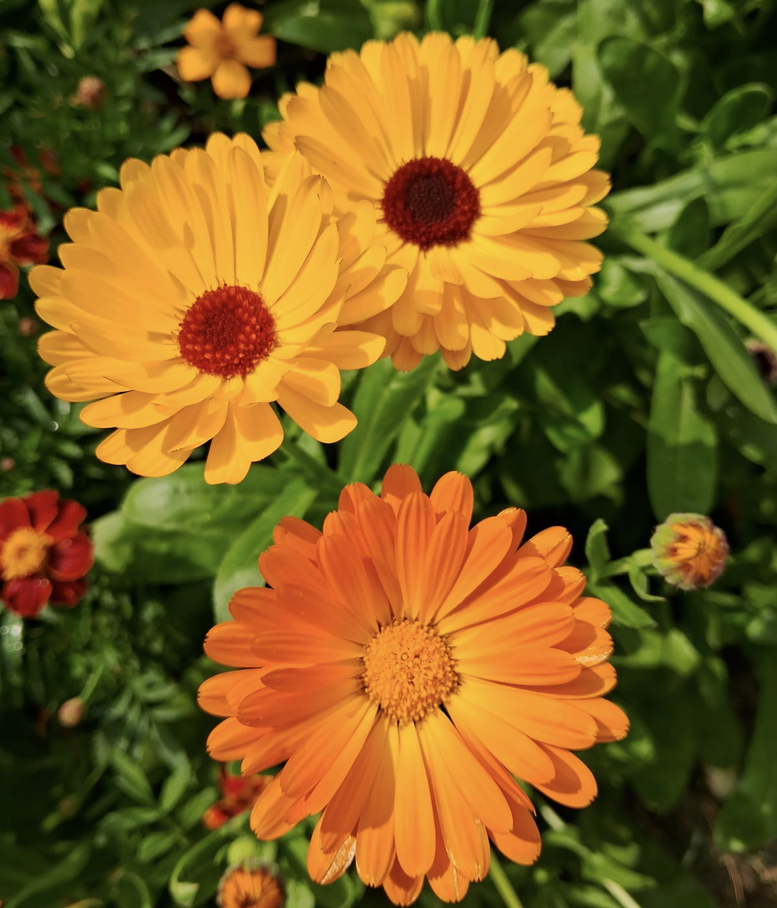
#> input picture images/flower.png, 777 x 908 px, shrunk from 1112 x 1300 before the run, found by its file name
$ python Adaptive_histogram_equilization.py
#> lines starting #> are read from the running program, lines starting #| are printed output that depends on the picture
import cv2
import numpy as np
import matplotlib.pyplot as plt

def adaptive_histogram_equalization(img, n_parts=8):
    """
    Perform Adaptive Histogram Equalization (AHE) with bilinear interpolation,
    dividing the image into 'n_parts' total regions (approx).

    Parameters:
        img (numpy.ndarray): Input grayscale image (0–255)
        n_parts (int): Approximate total number of regions (tiles)

    Returns:
        numpy.ndarray: AHE enhanced image
    """
    img = img.astype(np.float32)
    h, w = img.shape

    # Determine tile grid based on desired number of parts
    # Example: 8 parts → 2 x 4 grid
    n_tiles_y = int(np.sqrt(n_parts / (w / h)))
    n_tiles_x = int(n_parts / n_tiles_y)

    tile_h = h // n_tiles_y
    tile_w = w // n_tiles_x

    eq_tiles = np.zeros((n_tiles_y, n_tiles_x, 256), dtype=np.float32)

    # Step 1: Compute equalization per tile
    for ty in range(n_tiles_y):
        for tx in range(n_tiles_x):
            y1 = ty * tile_h
            y2 = (ty + 1) * tile_h if ty < n_tiles_y - 1 else h
            x1 = tx * tile_w
            x2 = (tx + 1) * tile_w if tx < n_tiles_x - 1 else w

            tile = img[y1:y2, x1:x2].astype(np.uint8)
            hist, _ = np.histogram(tile.flatten(), bins=256, range=(0, 256))
            cdf = hist.cumsum()
            cdf = cdf / cdf[-1]  # normalize
            eq_tiles[ty, tx, :] = cdf

    # Step 2: Bilinear interpolation between tiles
    result = np.zeros_like(img)

    for y in range(h):
        for x in range(w):
            ty = y / tile_h - 0.5
            tx = x / tile_w - 0.5

            ty1 = int(np.floor(ty))
            tx1 = int(np.floor(tx))
            ty2 = ty1 + 1
            tx2 = tx1 + 1

            # Clamp
            ty1 = np.clip(ty1, 0, n_tiles_y - 1)
            tx1 = np.clip(tx1, 0, n_tiles_x - 1)
            ty2 = np.clip(ty2, 0, n_tiles_y - 1)
            tx2 = np.clip(tx2, 0, n_tiles_x - 1)

            dy = ty - ty1
            dx = tx - tx1

            pixel_val = int(img[y, x])

            # Interpolate
            cdf_tl = eq_tiles[ty1, tx1, pixel_val]
            cdf_tr = eq_tiles[ty1, tx2, pixel_val]
            cdf_bl = eq_tiles[ty2, tx1, pixel_val]
            cdf_br = eq_tiles[ty2, tx2, pixel_val]

            top = (1 - dx) * cdf_tl + dx * cdf_tr
            bottom = (1 - dx) * cdf_bl + dx * cdf_br
            cdf_val = (1 - dy) * top + dy * bottom

            result[y, x] = cdf_val * 255.0

    return result.astype(np.uint8)


# ------------------ MAIN SCRIPT ------------------

# Load image in grayscale
img = cv2.imread('/Users/akhi/Desktop/DIP/images/flower.png', cv2.IMREAD_GRAYSCALE)
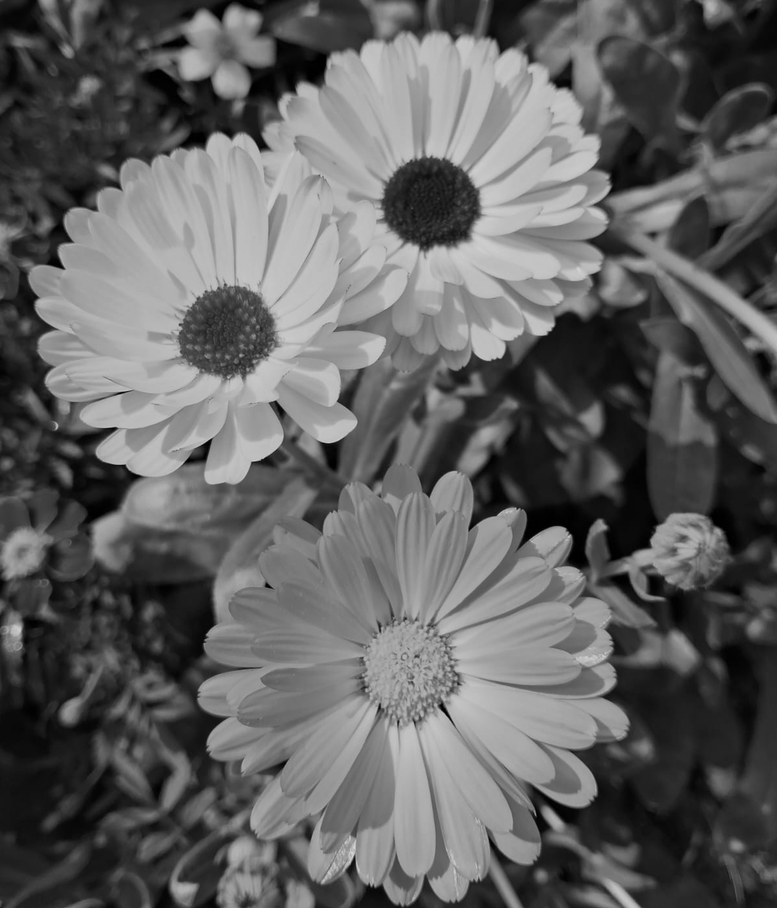
#> img: shape (908, 777); min 0, max 215, mean 97.1
if img is None:
    raise FileNotFoundError("Image not found! Please check the path.")

# Apply custom AHE dividing into 8 parts
ahe_img = adaptive_histogram_equalization(img, n_parts=64)
#> after the loop in adaptive_histogram_equalization, `for y in range(h):`:
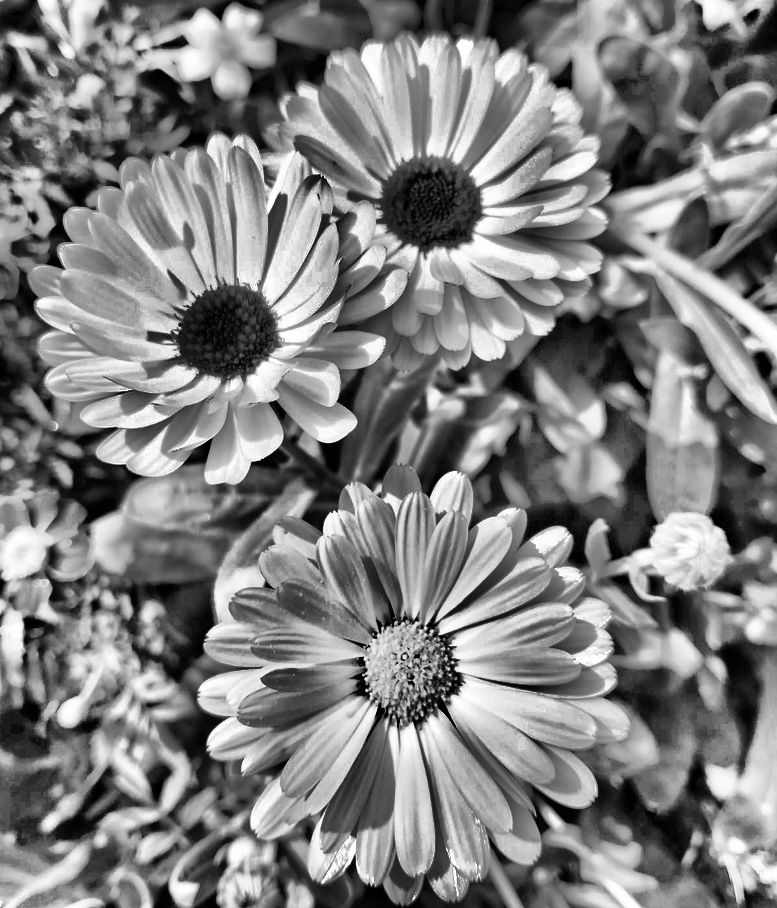
#> result: shape (908, 777) float32; min 0.0105, max 255, mean 129.3

# Display results
plt.figure(figsize=(12, 6))
plt.subplot(1, 2, 1)
plt.title('Original Image')
plt.imshow(img, cmap='gray')
plt.axis('off')

plt.subplot(1, 2, 2)
plt.title('AHE (Divided into 8 Parts with Bilinear Interpolation)')
plt.imshow(ahe_img, cmap='gray')
plt.axis('off')

plt.tight_layout()
plt.show()
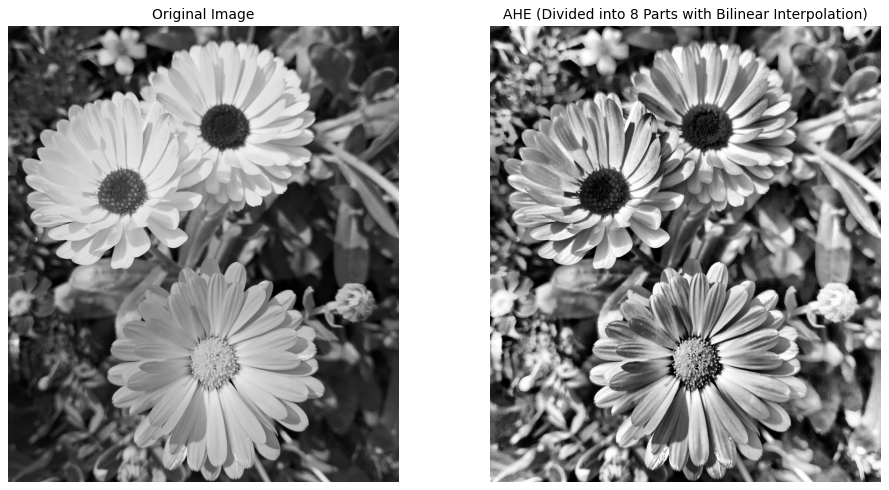
#> figure drawn by matplotlib, 2 panels
